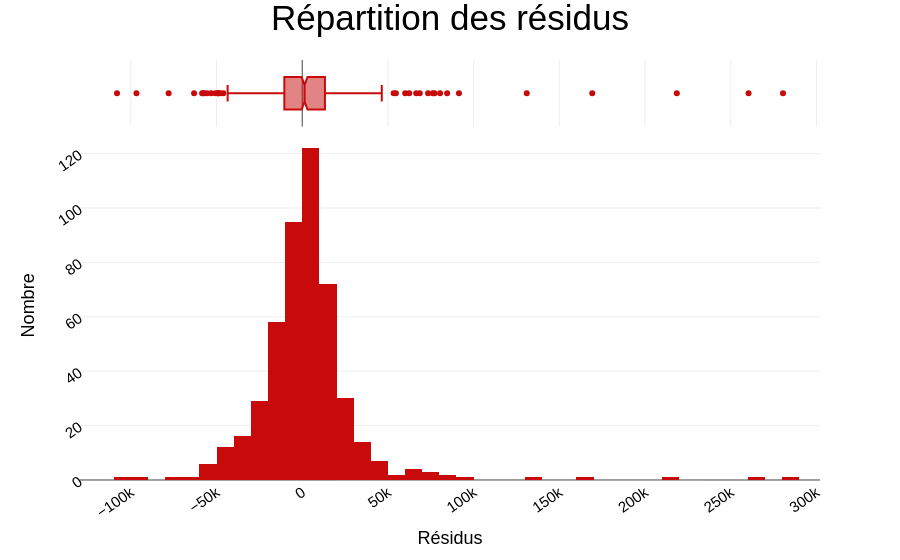

Notebook code for this chart:
### Code cell
residuals_density(df_test, "residus")

### Figure 1 — Plotly figure (JSON) as saved in the notebook; plotly's stock layout.template omitted (floating-point values rounded to 4 significant figures; data arrays with more than 128 entries replaced by an {"elided": "..."} marker saying what was removed)
{"data": [{"alignmentgroup": "True", "bingroup": "x", "hovertemplate": "residus=%{x}<br>count=%{y}<extra></extra>", "legendgroup": "", "marker": {"color": "rgb(200, 10, 10)", "pattern": {"shape": ""}}, "name": "", "offsetgroup": "", "orientation": "v", "showlegend": false, "type": "histogram", "x": {"elided": "482 float values"}, "xaxis": "x", "yaxis": "y"}, {"alignmentgroup": "True", "hovertemplate": "residus=%{x}<extra></extra>", "legendgroup": "", "marker": {"color": "rgb(200, 10, 10)"}, "name": "", "notched": true, "offsetgroup": "", "showlegend": false, "type": "box", "x": {"elided": "482 float values"}, "xaxis": "x2", "yaxis": "y2"}], "layout": {"barmode": "relative", "legend": {"tracegroupgap": 0}, "margin": {"t": 60}, "showlegend": false, "title": {"text": "Répartition des résidus"}, "xaxis": {"anchor": "y", "domain": [0, 1], "title": {"text": "Résidus"}}, "xaxis2": {"anchor": "y2", "domain": [0, 1], "matches": "x", "showgrid": true, "showticklabels": false}, "yaxis": {"anchor": "x", "domain": [0, 0.8316], "title": {"text": "Nombre"}}, "yaxis2": {"anchor": "x2", "domain": [0.8416, 1], "matches": "y2", "showgrid": false, "showline": false, "showticklabels": false, "ticks": ""}}}
